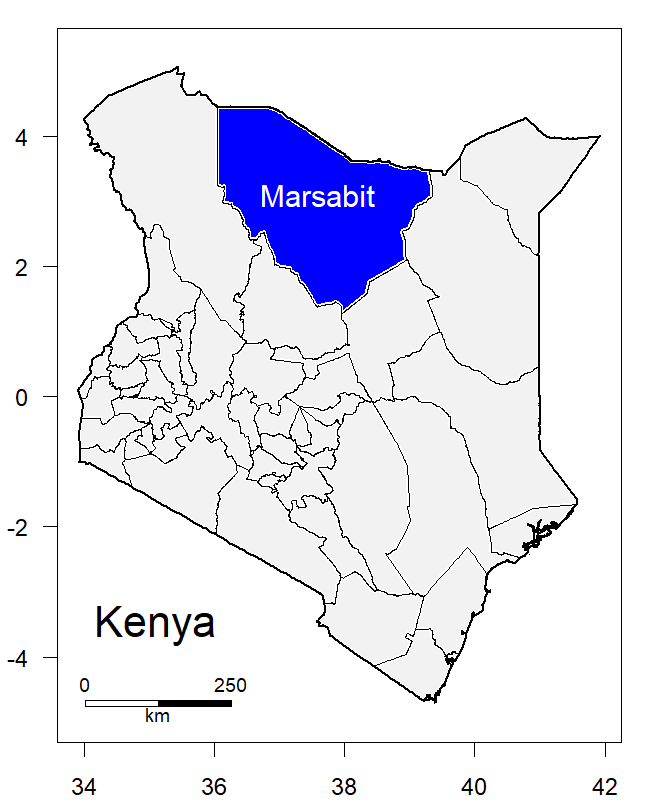

Write the R code that produced this figure.

if (system('hostname', TRUE) == "LAPTOP-IVSPBGCA") { setwd('C:/github/IBLI')
} else { setwd('---benson---') }

library(geodata)
ken0 <- geodata::gadm("KEN", level=0, "data")
ken1 <- geodata::gadm("KEN", level=1, "data")

mi <- ken1$NAME_1 == "Marsabit"
cols <- c(gray(0.95), "blue")[mi+1]

png("figs/fig1.png", 650, 800, pointsize = 24)

par(mar=c(2,2,1,1))
plot(ken1, col=cols, border="white", lwd=4, las=1)
lines(ken1)
lines(ken0, lwd=2)
text(35.1, -3.5, "Kenya", cex=1.8)
text(37.6, 3.1, "Marsabit", col="white", cex=1.3)
raster::scalebar(250, type="bar", cex=.8, below="km")

dev.off()
